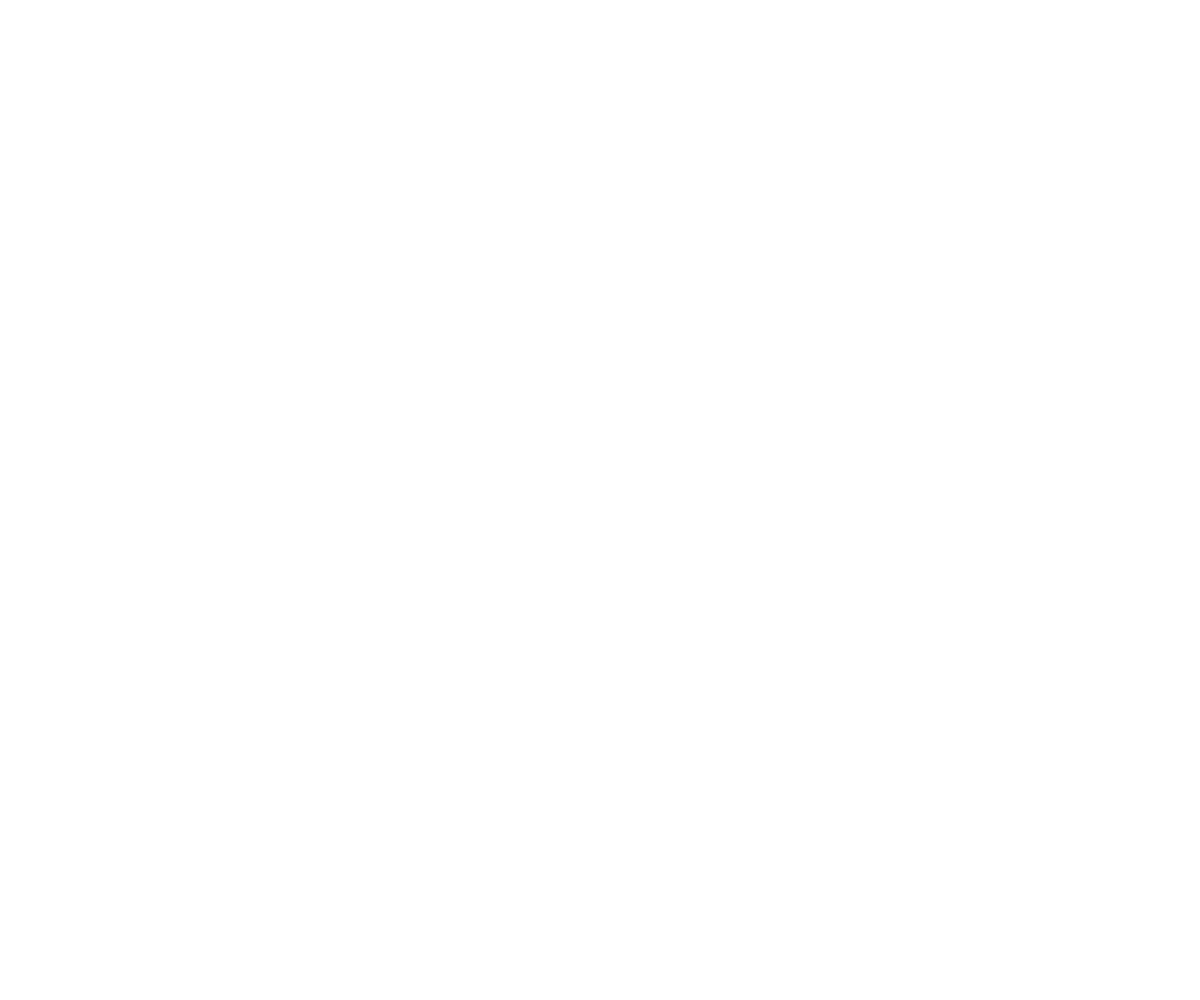
Frame 1 (no input)
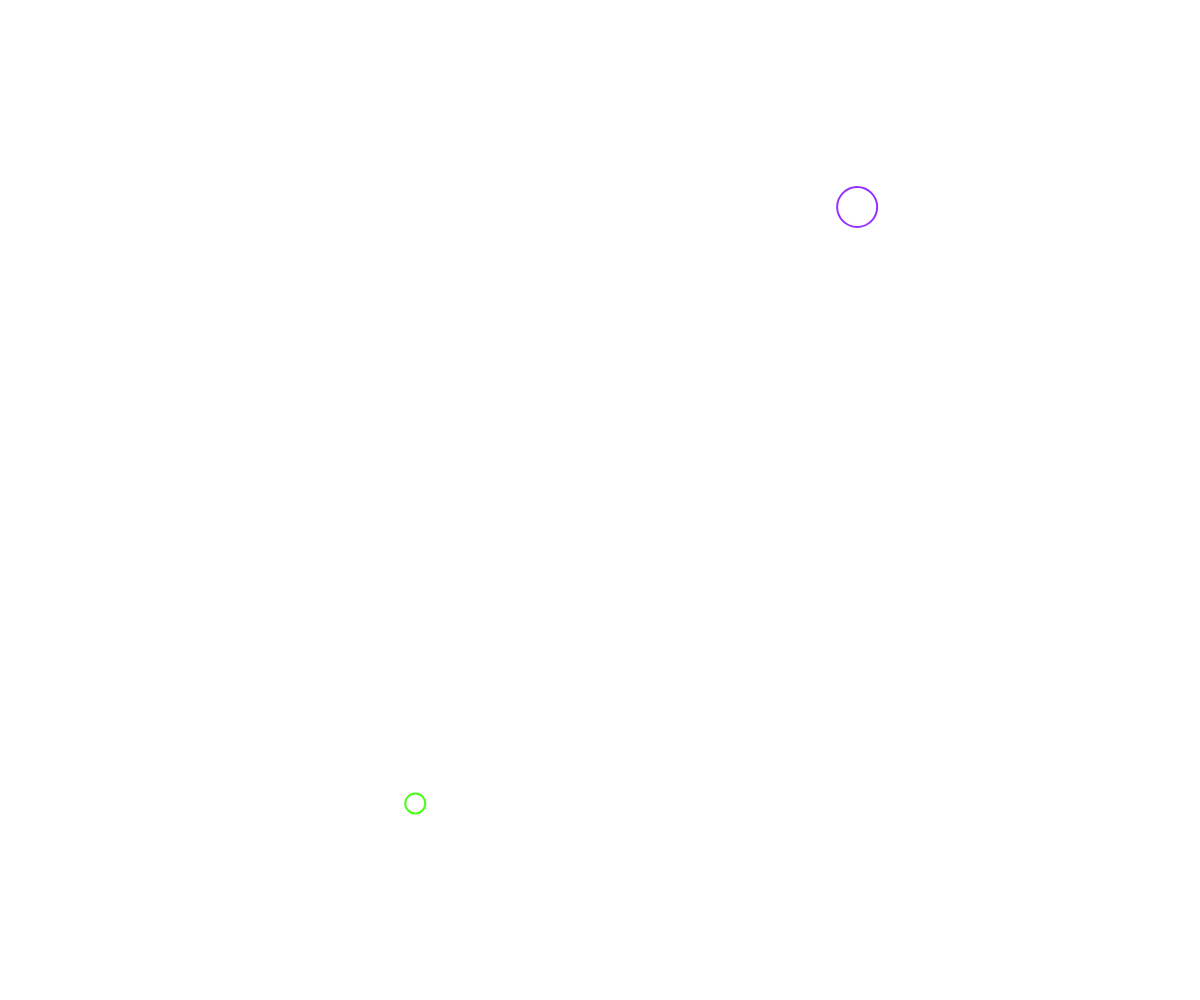
Frame 60 (no input)
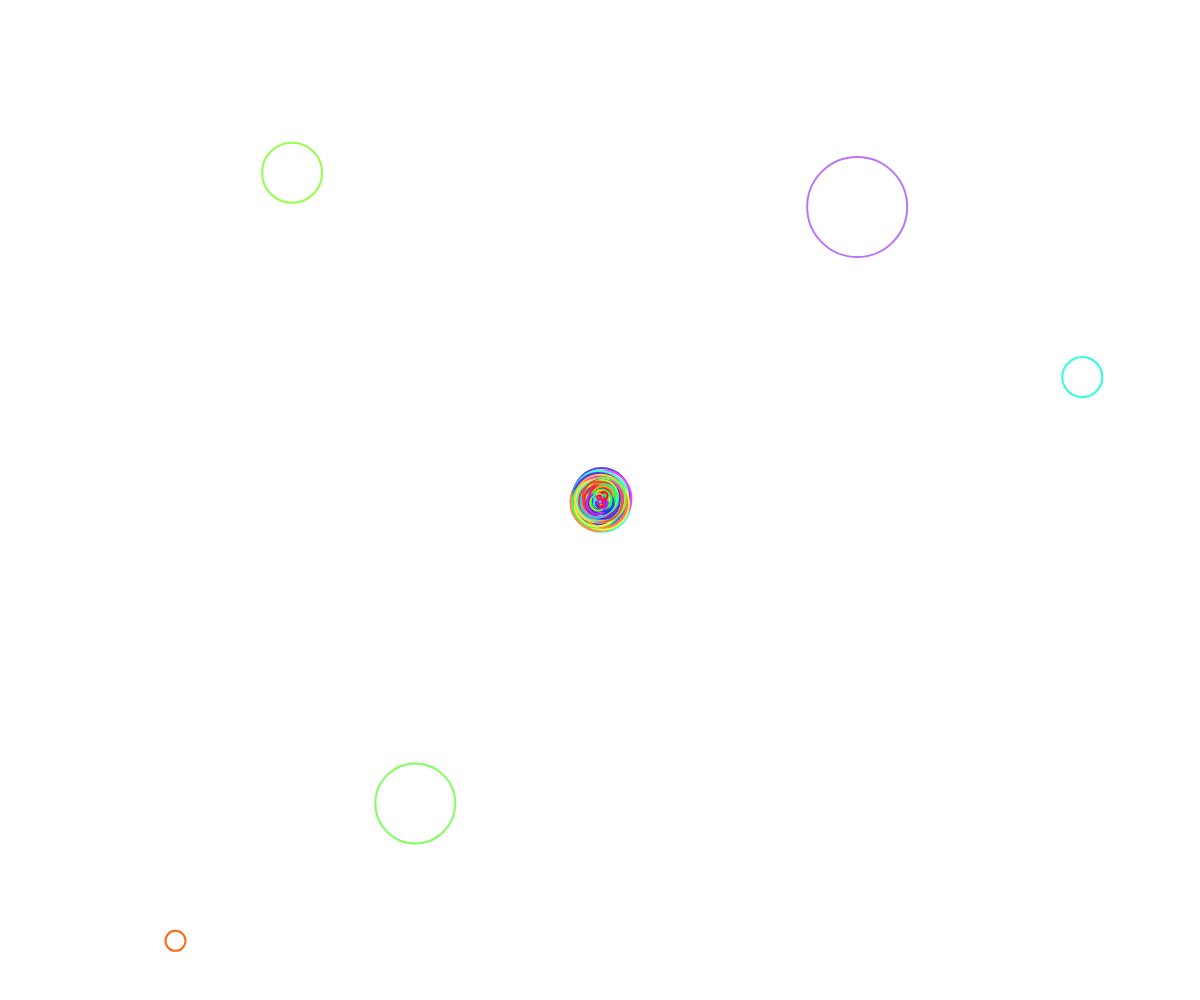
Frame 120 (the mouse pressed at the canvas centre since frame 60)

The p5.js sketch that drew these frames (run headless with seeded random() and noise() and a simulated clock; from frame 60 on, the mouse is pressed at the canvas centre):

// p5.js sketch
// ── sketch.js
function setup() {
  createCanvas(window.innerWidth, window.innerHeight);
  drops = [];
  colorMode(HSB, 255, max_size(), 255);
  strokeWeight(2);
}

function draw() {
    noFill();
    clear();
    if(mouseIsPressed) {
        newDrop();
    }
    for(i = 0; i < drops.length; i++) {
        droplet(drops[i][0], drops[i][1], drops[i][2], drops[i][3]);
    }
    if (frameCount % 20 == 0) {
        addWave();
    }
    popOld();
}

function popOld() {
    while(drops.length != 0 && frameCount - drops[0][2] > max_size()) {
        drops.shift();
    }
}

function newDrop() {
    c = random(0, 255);
    shiftX = random(-4,4);
    shiftY = random(-4,4);
    drops.push([mouseX+shiftX, mouseY+shiftY, frameCount, c]);
}

function addWave() {
    x = random(0, width);
    y = random(0, height);
    c = random(0, 255);
    drops.push([x,y,frameCount, c]);
}

function droplet(x,y,start, color) {
    stroke(color, max_size() + start - frameCount, 255);
    waveSimple(x,y,frameCount-start);
}

function waveSimple(x,y,r) {
    ellipse(x,y,r);
}

function max_size() {
    return pow(width * height, 0.5) / 5 ;
}
